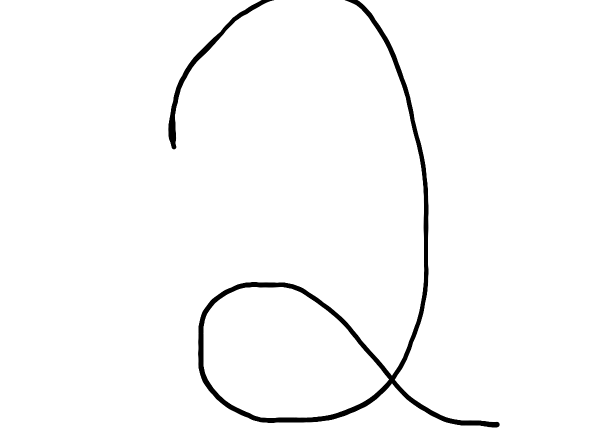
#> input picture data/num2.png, 1230 x 888 px (shown at 1/2 size)
$ python -i ocr.py   (imports and definitions only)   (older library calls are emulated)
#> lines starting #> are read from the running program, lines starting #| are printed output that depends on the picture
#> further down, picture is the input picture: PIL image 1230x888 RGBA; mean R, G, B, A 0, 0, 0, 5.5
from PIL import Image, ImageFilter

TEST_LABEL_FILE = './data/t10k-labels-idx1-ubyte'
TEST_IMAGE_FILE = './data/t10k-images-idx3-ubyte'
TRAIN_LABEL_FILE = './data/train-labels-idx1-ubyte'
TRAIN_IMAGE_FILE = './data/train-images-idx3-ubyte'

DRAWN_TEST_IMAGE = './data/test_image.png'


def convert_bytes_to_int(bytes):
  return int.from_bytes(bytes, 'big')


# Read image bytes and place them into a list to be returned
# [49 lines left out: functions scan_images, scan_labels, format_list, euclidean_distance, not called in this run]


# Determine which element appeared most frequently in the KNN
def get_most_frequent_element(candidates):
  return max(set(candidates), key=candidates.count)


# Calculate the euclidean distance for the entire training dataset + test cases
# [37 lines left out: functions calculate_distances_for_test, knn, check_accuracy, not called in this run]


# Takes a drawn image and will return the list of values for each pixel
def prepare_drawn_image(image):
  # Create image with black canvas (28 x 28)
  # image = Image.open(path).convert('L')
  width = float(image.size[0])
#> width = 1230
  height = float(image.size[1])
#> height = 888
  print("W", width)
#| W 1230.0
  print("H", height)
#| H 888.0
  canvas = Image.new('L', (70, 70), (0))
#> canvas: PIL image 70x70 L; every value is 0

  # If image is not a sqaure, resize to fit width or height of 20 pixels
  nheight = int(round((50.0 / width * height), 0))
#> nheight = 36
  print("NH", nheight)
#| NH 36
  if (nheight == 0):
    nheight = 1

  resized_image = image.resize((35, 35), Image.ANTIALIAS).filter(ImageFilter.SHARPEN)
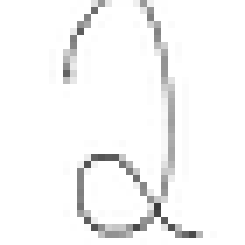
#> resized_image: PIL image 35x35 RGBA (shown 7 times larger); mean R, G, B, A 0, 0, 0, 9; transparent parts drawn white
  canvas.paste(resized_image, (7, 7))

  # Save the image for test viewing and return the list of values for calculation
  final_canvas = canvas.crop((11, 11, 39, 39))
#> final_canvas: PIL image 28x28 L; every value is 0
  final_canvas.save("./data/drawn_image.png")
  print(canvas.size)
#| (70, 70)
  return list(final_canvas.getdata())

  # [26 lines of commented-out code are left out]

>>> from PIL import Image
>>> picture = Image.open('data/num2.png')
>>> result = prepare_drawn_image(picture)
#> result = 784 values from 0 to 0
